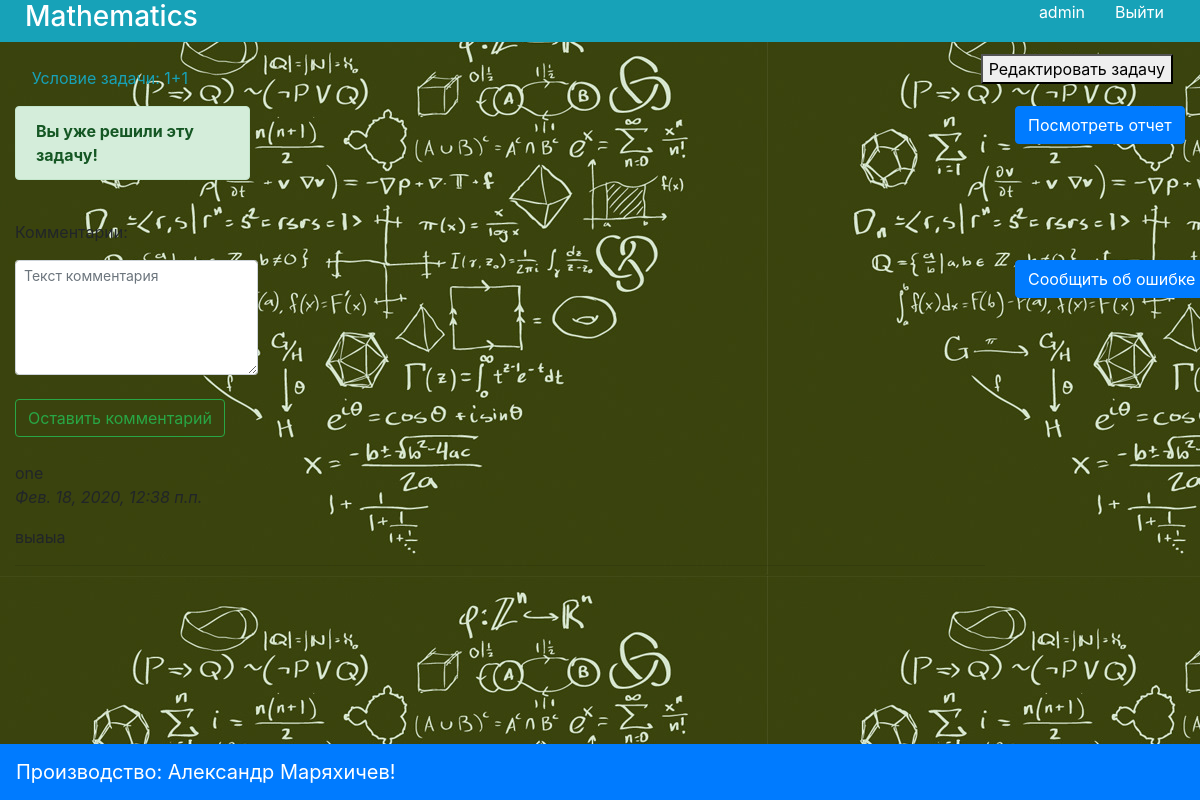
/1/ (signed in), run on the app's committed database.
### web/apps/mathem/models.py (models this page shows, shortened)
class Question(models.Model):
    question_title=models.CharField('название вопроса', max_length=200)
    question_text=models.TextField('название вопроса')
    answer_text=models.IntegerField('ответ')
    class Meta:
        verbose_name='Вопрос'
        verbose_name_plural='Вопросы'

class Comment(models.Model):
    question = models.ForeignKey(Question, on_delete = models.CASCADE)
    author_name = models.CharField('Имя автора комментария',max_length=50)
    comment_text = models.CharField('Текст комментария',max_length=200)
    pub_date = models.DateTimeField('Дата публикации')
    class Meta:
        verbose_name = 'Комментарий'
        verbose_name_plural = 'Комментарии'

### web/apps/mathem/views.py (the view)
# urls.py: path('<int:question_id>/',views.detail, name='detail'),
def detail(request,question_id):
    if request.user.is_authenticated:
        usernmane = request.user
        user_id = usernmane.id
        b = get_object_or_404(Profile, id = user_id)
        list_finish_question = b.solved_task
        if list_finish_question:
            list_finish_question = TextToMass(list_finish_question)
        else:
            list_finish_question = []
    else:
        usernmane = 'Пользователь'
        list_finish_question = []
    a = get_object_or_404(Question, id = question_id)  # это строка замена 4-ем строкам сверху
    is_admin = it_is_admin(request)
    latest_comment_list = a.comment_set.order_by('id')[:10]
    context = {'usernmane': usernmane,'question':a,  'latest_comment_list':latest_comment_list, 'is_admin':is_admin, 'list_finish_question':list_finish_question }
    return render(request, 'mathem/detail.html',context)

### web/apps/mathem/views.py (called while the page is built)
def it_is_admin(request):
    username=request.user
    if str(username)=='admin':
        is_admin = True
    else:
        is_admin = False
    return is_admin

def TextToMass(s):
    s = s.replace('{','')
    s = s.replace('}','')
    s = s.replace('set','')
    s = s.replace('(','')
    s = s.replace(')','')
    b = []
    a = s.split(', ')
    for i in a:
        b.append(int(i))
    return b

### web/templates/mathem/detail.html (shortened to what this page needs)
{% extends 'base.html' %}
{% block content %}
<div class="container-fluid">
  <div class="row justify-content-center">
    <div class="col" >
      <br>
      <p class="text-info" style="margin-left:3%">Условие задачи: {{question.question_text}}</p>
    </div>
    <div class="col" align="right" style="margin:1% ">
          {% if request.user.is_authenticated %}
            {%if is_admin %}
                  <form action="{% url 'mathem:change_question' question.id %}" method="POST">
                    <button type="submit">Редактировать задачу</button>
                  </form>
            {% endif %}
          {% endif%}
        </div>
  </div>
  <div class="row" style="margin-top:10px , background-color:#C0C0C0">
    {% if request.user.is_authenticated %}
        <div class="col-5 col-sm-5 col-md-5 col-lg-5 col-xl-5" >
          <form action="{% url 'mathem:leave_answer' question.id %}" method="POST">
            {% if question.id in list_finish_question %}
            <p class=" alert alert-success w-50" role="alert" >
                <strong>Вы уже решили эту задачу!</strong>{{result}}
            </p>
            {% else %}
                <input type="text" class="form-control form-control-sm w-50" required placeholder="Ваш ответ" name="answer" colls="30" , rows="1"><br>
                <button type="submit" class="btn btn-outline-success">Оставить ответ</button>
            {% endif %}
          </form>
        </div>
    {% else %}
        <div class="col-5 col-sm-5 col-md-5 col-lg-5 col-xl-5" >
          Зарегестрируйтесь, что бы решать задачи и смотреть\оставлять комментарии.
        </div>
    {% endif %}
        <div class="col col-sm-5 col-md-5 col-lg-5 col-xl-5 align-self-start">
        </div>
        {% if is_admin %}
        <div class="col col-sm-2 col-md-2 col-lg-2 col-xl-2">
            <a class="btn btn-primary" href="{% url 'mathem:views_errors' question.id %}">Посмотреть отчет</a>
        </div>
          {%endif%}
  </div>
  <div class="row">
    <div class="col">
      <br><p>Комментарии: </p>
    </div>
  </div>
  {% if request.user.is_authenticated %}
  <div class="row justify-content-around">
        <div class="col-10 col-sm-10 col-md-10 col-lg-10 col-xl-10">
                    <form action="{% url 'mathem:leave_comment' question.id %}" method="post">
                      <textarea class="form-control form-control-sm w-25" name="text_comment" required placeholder="Текст комментария" rows="5" cols="30"></textarea><br>
                      <button class="btn btn-outline-success" type="submit" name="button">Оставить комментарий</button>
                    </form>
                    <br>
                  {% if latest_comment_list %}
                      {% for c in latest_comment_list %}
                          <p class="text-sm-left">{{c.author_name}} <br>
                            <em>{{c.pub_date}}</em></p>
                          <p>{{c.comment_text}}</p>
                          <hr>
                      {% endfor %}
                  {% else %}
                    <p>Комментариев нет</p>
                  {% endif %}
        </div>
        <div class="col col-sm-2 col-md-2 col-lg-2 col-xl-2">
          <button type="button" class="btn btn-primary w-95" data-toggle="modal" data-target="#exampleModalCentered">
              Сообщить об ошибке
          </button>
      </div>
  </div>
  {%endif%}
</div>
{% endblock %}

### web/templates/base.html (shortened to what this page needs)
<!doctype  html>
<html  lang="en">
<head>
<link  rel="stylesheet"  href="https://maxcdn.bootstrapcdn.com/bootstrap/4.0.0/css/bootstrap.min.css">
</head>
<body background = "media\images\2.jpg">
{% block main  %}
<div class="container-fluid">
    <div class="row" style="background-color:#17a2b8!important" >
            <div class="col-6 col-sm-6 col-md-6 col-lg-6 col-xl-6">
               <h3 >  <a style="color:white; padding-left:10px" href="{% url 'registration:index' %}">Mathematics</a> </h3>
            </div>
        {% if request.user.is_authenticated %}
            <div class="col-2 col-sm-2 col-md-2 col-lg-2 col-xl-3" >
            </div>
            <div class="col-2 col-sm-2 col-md-2 col-lg-2 col-xl-2" align = "right">
                  <a href="{% url 'mathem:see_profile' %}" style="color:white">{{request.user}}</a>
            </div>
            <div class="col-2 col-sm-2 col-md-2 col-lg-2 col-xl-1" align="right" style="padding-right:45px" >
                <a style="color:white " href="{% url 'registration:logout' %}">Выйти</a>
            </div>
        {% endif %}
    </div>
</div>
{% endblock %}
{%block content%}
{% endblock %}
{% block footer%}
<div class="container">
        <nav class="navbar fixed-bottom navbar-dark bg-primary">
          <div align="center">
            <a align="center" class="navbar-brand" href="#!">Производство: Александр Маряхичев!</a>
          </div>
        </nav>
      </div>
{%endblock%}
</body>
</html>

### data on the page
Question: question_text "1+1"
Comment: author_name "one", pub_date "Фев. 18, 2020, 12:38 п.п.", comment_text "выаыа"

### other printed values
{{ request.user }} "admin"
